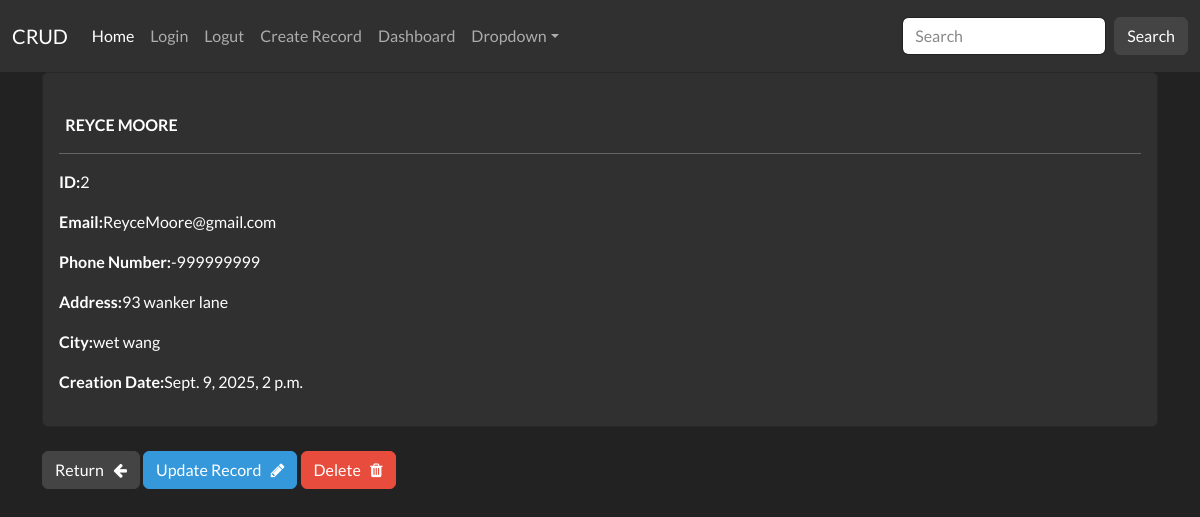
The page /record/2 (signed in) on the database its author committed.
### website/models.py (models this page shows, shortened)
class Record(models.Model):
    first_name = models.CharField(max_length=255)
    last_name = models.CharField(max_length=255)
    email = models.CharField(max_length=255)
    phone = models.CharField(max_length=10)
    address = models.CharField(max_length=200)
    city = models.CharField(max_length=200)
    creation_data = models.DateTimeField(auto_now_add=True)

### website/views.py (the view)
# urls.py: path('record/<int:pk>', views.singular_record, name="record"),
@login_required(login_url='login')
def singular_record(request,pk):
    one_record = Record.objects.get(id=pk)
    context = {'record':one_record}
    return render(request, 'pages/view_record.html', context=context)

### website/templates/pages/view_record.html (shortened to what this page needs)
{% extends 'pages/base.html' %}
{% block content %}
<div class="card">
    <div class="card-body">
        <strong>
        <br>
         {{record.first_name|upper}}
        {{record.last_name|upper}}
    </strong>
    <hr>
        <p><strong>ID:</strong>{{record.id}}</p>
        <p><strong>Email:</strong>{{record.email}}</p>
        <p><strong>Phone Number:</strong>{{record.phone}}</p>
        <p><strong>Address:</strong>{{record.address}}</p>
        <p><strong>City:</strong>{{record.city}}</p>
        <p><strong>Creation Date:</strong>{{record.creation_data}}</p>
    </div>
</div>
<br>
<a href="{% url 'dashboard' %}" class="btn btn-secondary">Return &nbsp; <i class="fa fa-arrow-left" aria-hidden="true"></i></a>
<a href="{% url 'update_record'  record.id %}"class="btn btn-info">Update Record &nbsp; <i class="fa fa-pencil" aria-hidden="true"></i></a>
<a href="{% url 'delete_record' record.id %}" class="btn btn-danger">Delete &nbsp; <i class="fa fa-trash" aria-hidden="true"></i></a>
{% endblock %}

### static/css/style.css (style rules this page uses)
body { background-color: red; }

### rows shown on the page
Record: first_name "REYCE", last_name "MOORE", id "2", email "ReyceMoore@gmail.com", phone "-999999999", address "93 wanker lane", city "wet wang", creation_data "Sept. 9, 2025, 2 p.m."
